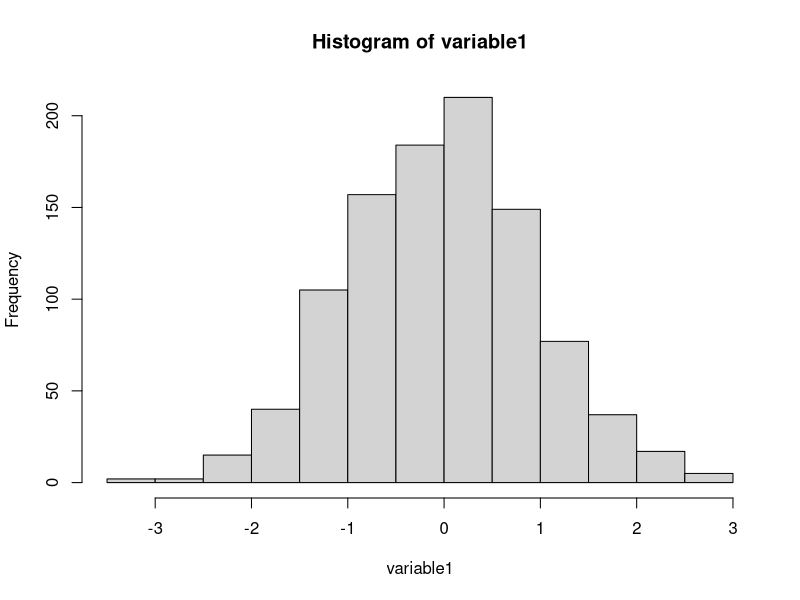
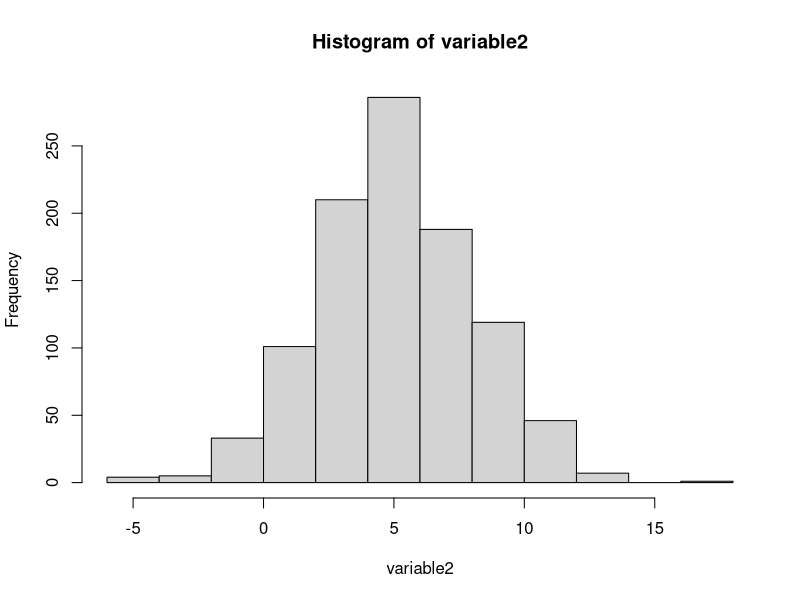
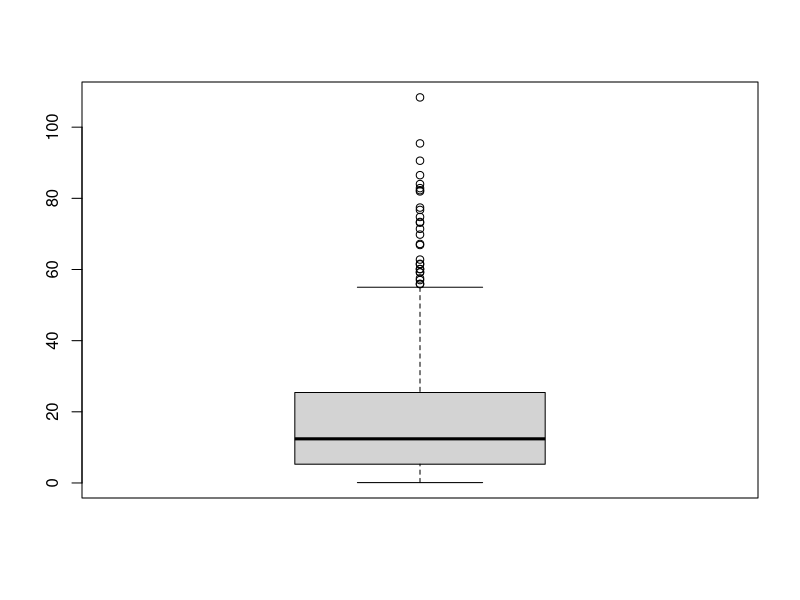

These figures' R source, in order:
#1
variable1=rnorm(1000) #distrib normal estandar

variable2=rnorm(1000,5,3) #distrib normal, val esp, varianza

#hist para var1 y var2

hist(variable1)
hist(variable2)

#2
var1=rexp(500, 1/20)
mean(var1) #menor a valor esperadp
quantile(var1)
boxplot(var1) #hay hartos valores extremos 
